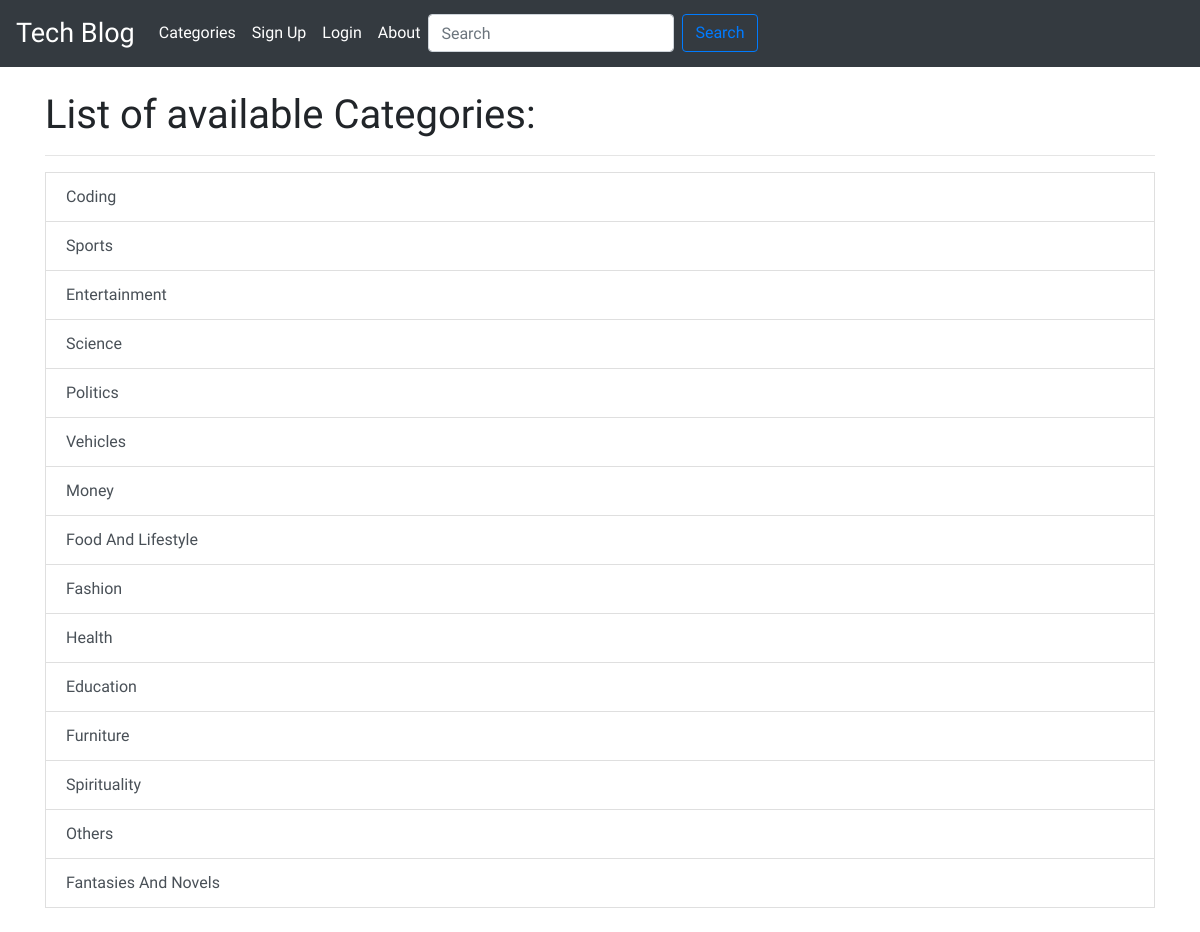
/category_list, run on the app's committed database.
### blog/models.py (models this page shows, shortened)
class Category(models.Model):
    name = models.CharField(max_length=20)
    def __str__(self):
        return self.name

### blog/views.py (the view)
# urls.py: path('category_list',views.CategoryListView.as_view(),name='category_list'),
class CategoryListView(ListView):
    model = Category
    template_name = 'category_list.html'
    order_by = ['name']
    def get_context_data(self,*args,**kwargs):
        cat_menu = Category.objects.all()
        context =super(CategoryListView, self).get_context_data(*args,**kwargs)
        context["cat_menu"] = cat_menu
        return context

### blog/templates/category_list.html (shortened to what this page needs)
{% extends 'base.html' %}
{% block content %}
<br>
<h1>List of available Categories:</h1>
<hr>
<div class="list-group-sm bg-dark">
  {% for item in cat_menu %}
  <a href="{% url 'blog:category' item %}" class="list-group-item list-group-item-action">
  {{item|title}}
  </a>
  {% endfor %}
</div>
<br>
{% endblock %}

### blog/templates/base.html (shortened to what this page needs)
<!DOCTYPE html>
{% load static %}
<html lang="en" dir="ltr">
  <head>
    <link rel="stylesheet" href="https://stackpath.bootstrapcdn.com/bootstrap/4.5.0/css/bootstrap.min.css">
    <link rel="stylesheet" href="{% static 'css/master.css' %}">
    <link rel="stylesheet" href="https://cdnjs.cloudflare.com/ajax/libs/font-awesome/4.7.0/css/font-awesome.min.css">
  </head>
  <body>
    <nav class="navbar navbar-dark navbar-expand bg-dark">
      <a class="navbar-brand boom" id="blink" href="{% url 'blog:home' %}" title="Get Blog or Get Out">Tech Blog</a>
      <ul class="navbar-nav">
        <li class="nav-item active">
          <a class="nav-link link" href="{% url 'blog:category_list' %}">Categories</a>
        </li>
        {% if not user.is_authenticated  %}
          <li class="nav-item active">
            <a class="nav-link" href="{% url 'reg:register' %}">Sign Up</a>
          </li>
          <li class="nav-item active">
            <a href="{% url 'reg:login' %}" class="nav-link">Login</a>
          </li>
        {% endif %}
        <li class="nav-item active ml-md-auto">
            <a href="{% url 'blog:about' %}" class="nav-link">About</a>
        </li>
      </ul>
    <form class="form-inline float-right" method="get" action="/search">
      <div class="input-icons">
        <input class="form-control mr-sm-2" type="search" placeholder="Search"name='query' id='querys' aria-label="Search">
      </div>
      <button class="btn btn-outline-primary" type="submit">
        Search
      </button>
    </form>
    </nav>
    <div class="boxy">
      <div class="container">
        {% block content %}
        {% endblock %}
      </div>
    </div>
  </body>
</html>

### blog/static/css/master.css (style rules this page uses)
body { font-family: 'Mukta', sans-serif; }
.boxy { background-repeat: no-repeat; }
.navbar-brand.boom { color:white; font-family: 'Kaushan Script', cursive; }
#blink { font-size: 27px; }

### data on the page
Category: name "Coding"
Category: name "Sports"
Category: name "Entertainment"
Category: name "Science"
Category: name "Politics"
Category: name "Vehicles"
Category: name "Money"
Category: name "Food And Lifestyle"
Category: name "Fashion"
Category: name "Health"
Category: name "Education"
Category: name "Furniture"
Category: name "Spirituality"
Category: name "Others"
Category: name "Fantasies And Novels"
